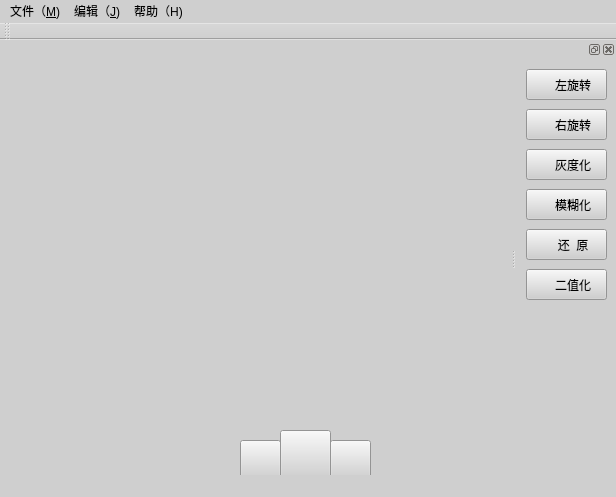
<?xml version="1.0" encoding="UTF-8"?>
<ui version="4.0">
 <class>MainWindow</class>
 <widget class="QMainWindow" name="MainWindow">
  <property name="geometry">
   <rect>
    <x>0</x>
    <y>0</y>
    <width>616</width>
    <height>497</height>
   </rect>
  </property>
  <property name="windowTitle">
   <string>MainWindow</string>
  </property>
  <property name="layoutDirection">
   <enum>Qt::LeftToRight</enum>
  </property>
  <property name="styleSheet">
   <string notr="true">background-color: rgb(207, 207, 207);</string>
  </property>
  <widget class="QWidget" name="centralWidget">
   <widget class="QPushButton" name="pushButton_open">
    <property name="geometry">
     <rect>
      <x>0</x>
      <y>0</y>
      <width>31</width>
      <height>31</height>
     </rect>
    </property>
    <property name="cursor">
     <cursorShape>PointingHandCursor</cursorShape>
    </property>
    <property name="focusPolicy">
     <enum>Qt::NoFocus</enum>
    </property>
    <property name="toolTip">
     <string>打开</string>
    </property>
    <property name="styleSheet">
     <string notr="true">QPushButton{
	background-color: rgb(207, 207, 207);
    border-style:outset;
    border-color: rgba(255, 255, 255, 30);
    font:bold 14px;
    color: rgba(0, 0, 0, 100);
    padding: 6px;}
QPushButton:hover{
	background-color: rgb(255, 255, 127);
	border-color: rgba(255, 255, 255, 200);
    color: rgba(0, 0, 0, 200);}
QPushButton:pressed{
    background-color: rgb(255, 255, 255);
	border-color: rgba(255, 255, 255, 30);
    border-style:insert;
	color: rgba(0, 0, 0, 100);}</string>
    </property>
    <property name="text">
     <string/>
    </property>
    <property name="icon">
     <iconset resource="images.qrc">
      <normaloff>:/pictur/resizeApi (29).png</normaloff>:/pictur/resizeApi (29).png</iconset>
    </property>
    <property name="checkable">
     <bool>false</bool>
    </property>
    <property name="autoExclusive">
     <bool>false</bool>
    </property>
   </widget>
   <widget class="QPushButton" name="pushButton_vague">
    <property name="geometry">
     <rect>
      <x>120</x>
      <y>0</y>
      <width>31</width>
      <height>31</height>
     </rect>
    </property>
    <property name="cursor">
     <cursorShape>OpenHandCursor</cursorShape>
    </property>
    <property name="toolTip">
     <string>模糊化</string>
    </property>
    <property name="styleSheet">
     <string notr="true">QPushButton{
	background-color: rgb(207, 207, 207);
    border-style:outset;
    border-color: rgba(255, 255, 255, 30);
    font:bold 14px;
    color: rgba(0, 0, 0, 100);
    padding: 6px;}
QPushButton:hover{
	background-color: rgb(255, 255, 127);
	border-color: rgba(255, 255, 255, 200);
    color: rgba(0, 0, 0, 200);}
QPushButton:pressed{
	background-color: rgba(255,255,255,255);
	border-color: rgba(255, 255, 255, 30);
    border-style:insert;
	color: rgba(0, 0, 0, 100);}</string>
    </property>
    <property name="text">
     <string/>
    </property>
    <property name="icon">
     <iconset resource="images.qrc">
      <normaloff>:/pictur/resizeApi (27).png</normaloff>:/pictur/resizeApi (27).png</iconset>
    </property>
    <property name="checkable">
     <bool>false</bool>
    </property>
    <property name="autoExclusive">
     <bool>false</bool>
    </property>
   </widget>
   <widget class="QPushButton" name="pushButton_pale">
    <property name="geometry">
     <rect>
      <x>150</x>
      <y>0</y>
      <width>31</width>
      <height>31</height>
     </rect>
    </property>
    <property name="cursor">
     <cursorShape>OpenHandCursor</cursorShape>
    </property>
    <property name="mouseTracking">
     <bool>true</bool>
    </property>
    <property name="toolTip">
     <string>灰度化</string>
    </property>
    <property name="layoutDirection">
     <enum>Qt::LeftToRight</enum>
    </property>
    <property name="styleSheet">
     <string notr="true">QPushButton{
	background-color: rgb(207, 207, 207);
    border-style:outset;
    border-color: rgba(255, 255, 255, 30);
    font:bold 14px;
    color: rgba(0, 0, 0, 100);
    padding: 6px;}
QPushButton:hover{
	background-color: rgb(255, 255, 127);
	border-color: rgba(255, 255, 255, 200);
    color: rgba(0, 0, 0, 200);}
QPushButton:pressed{
	background-color: rgba(255,255,255,255);
	border-color: rgba(255, 255, 255, 30);
    border-style:insert;
	color: rgba(0, 0, 0, 100);}</string>
    </property>
    <property name="text">
     <string/>
    </property>
    <property name="icon">
     <iconset resource="images.qrc">
      <normaloff>:/pictur/resizeApi (28).png</normaloff>:/pictur/resizeApi (28).png</iconset>
    </property>
    <property name="checkable">
     <bool>false</bool>
    </property>
    <property name="autoExclusive">
     <bool>false</bool>
    </property>
   </widget>
   <widget class="QPushButton" name="pushButton_origin">
    <property name="geometry">
     <rect>
      <x>180</x>
      <y>0</y>
      <width>31</width>
      <height>31</height>
     </rect>
    </property>
    <property name="cursor">
     <cursorShape>OpenHandCursor</cursorShape>
    </property>
    <property name="toolTip">
     <string>还原</string>
    </property>
    <property name="styleSheet">
     <string notr="true">QPushButton{
	background-color: rgb(207, 207, 207);
    border-style:outset;;
    border-color: rgba(255, 255, 255, 30);
    font:bold 14px;
    color: rgba(0, 0, 0, 100);
    padding: 6px;}
QPushButton:hover{
	background-color: rgb(255, 255, 127);
	border-color: rgba(255, 255, 255, 200);
    color: rgba(0, 0, 0, 200);}
QPushButton:pressed{
	background-color: rgba(255,255,255,255);
	border-color: rgba(255, 255, 255, 30);
    border-style:insert;
	color: rgba(0, 0, 0, 100);}</string>
    </property>
    <property name="text">
     <string/>
    </property>
    <property name="icon">
     <iconset resource="images.qrc">
      <normaloff>:/pictur/resizeApi (26).png</normaloff>:/pictur/resizeApi (26).png</iconset>
    </property>
    <property name="checkable">
     <bool>false</bool>
    </property>
    <property name="autoExclusive">
     <bool>false</bool>
    </property>
   </widget>
   <widget class="QPushButton" name="pushButton_save">
    <property name="geometry">
     <rect>
      <x>30</x>
      <y>0</y>
      <width>31</width>
      <height>31</height>
     </rect>
    </property>
    <property name="cursor">
     <cursorShape>OpenHandCursor</cursorShape>
    </property>
    <property name="toolTip">
     <string>保存</string>
    </property>
    <property name="styleSheet">
     <string notr="true">QPushButton{
	background-color: rgb(207, 207, 207);
    border-style:outset;
    border-color: rgba(255, 255, 255, 30);
    font:bold 14px;
    color: rgba(0, 0, 0, 100);
    padding: 6px;}
QPushButton:hover{
	background-color: rgb(255, 255, 127);
	border-color: rgba(255, 255, 255, 200);
    color: rgba(0, 0, 0, 200);}
QPushButton:pressed{
    background-color: rgb(255, 255, 255);
	border-color: rgba(255, 255, 255, 30);
    border-style:insert;
	color: rgba(0, 0, 0, 100);}</string>
    </property>
    <property name="text">
     <string/>
    </property>
    <property name="icon">
     <iconset resource="images.qrc">
      <normaloff>:/pictur/resizeApi (30).png</normaloff>:/pictur/resizeApi (30).png</iconset>
    </property>
    <property name="checkable">
     <bool>false</bool>
    </property>
    <property name="autoExclusive">
     <bool>false</bool>
    </property>
   </widget>
   <widget class="QPushButton" name="text">
    <property name="geometry">
     <rect>
      <x>220</x>
      <y>0</y>
      <width>391</width>
      <height>31</height>
     </rect>
    </property>
    <property name="styleSheet">
     <string notr="true">QPushButton{
	background-color: rgb(207, 207, 207);
    border-style:outset;
    border-color: rgba(255, 255, 255, 30);
    font:bold 14px;
    color: rgba(0, 0, 0, 100);
    padding: 6px;}
</string>
    </property>
    <property name="text">
     <string/>
    </property>
   </widget>
   <widget class="QLabel" name="label">
    <property name="geometry">
     <rect>
      <x>20</x>
      <y>50</y>
      <width>611</width>
      <height>361</height>
     </rect>
    </property>
    <property name="text">
     <string/>
    </property>
   </widget>
   <widget class="QPushButton" name="pushButton_leftrevolve">
    <property name="geometry">
     <rect>
      <x>60</x>
      <y>0</y>
      <width>31</width>
      <height>31</height>
     </rect>
    </property>
    <property name="cursor">
     <cursorShape>OpenHandCursor</cursorShape>
    </property>
    <property name="toolTip">
     <string>左旋转</string>
    </property>
    <property name="styleSheet">
     <string notr="true">QPushButton{
	background-color: rgb(207, 207, 207);
    border-style:outset;
    border-color: rgba(255, 255, 255, 30);
    font:bold 14px;
    color: rgba(0, 0, 0, 100);
    padding: 6px;}
QPushButton:hover{
	background-color: rgb(255, 255, 127);
	border-color: rgba(255, 255, 255, 200);
    color: rgba(0, 0, 0, 200);}
QPushButton:pressed{
    background-color: rgb(255, 255, 255);
	border-color: rgba(255, 255, 255, 30);
    border-style:insert;
	color: rgba(0, 0, 0, 100);}</string>
    </property>
    <property name="text">
     <string/>
    </property>
    <property name="icon">
     <iconset resource="images.qrc">
      <normaloff>:/pictur/resizeApi (39).png</normaloff>:/pictur/resizeApi (39).png</iconset>
    </property>
    <property name="checkable">
     <bool>false</bool>
    </property>
    <property name="autoExclusive">
     <bool>false</bool>
    </property>
   </widget>
   <widget class="QPushButton" name="pushButton_rightrevolve">
    <property name="geometry">
     <rect>
      <x>90</x>
      <y>0</y>
      <width>31</width>
      <height>31</height>
     </rect>
    </property>
    <property name="cursor">
     <cursorShape>OpenHandCursor</cursorShape>
    </property>
    <property name="toolTip">
     <string>右旋转</string>
    </property>
    <property name="styleSheet">
     <string notr="true">QPushButton{
	background-color: rgb(207, 207, 207);
    border-style:outset;;
    border-color: rgba(255, 255, 255, 30);
    font:bold 14px;
    color: rgba(0, 0, 0, 100);
    padding: 6px;}
QPushButton:hover{
	background-color: rgb(255, 255, 127);
	border-color: rgba(255, 255, 255, 200);
    color: rgba(0, 0, 0, 200);}
QPushButton:pressed{
	background-color: rgba(255,255,255,255);
	border-color: rgba(255, 255, 255, 30);
    border-style:insert;
	color: rgba(0, 0, 0, 100);}</string>
    </property>
    <property name="text">
     <string/>
    </property>
    <property name="icon">
     <iconset resource="images.qrc">
      <normaloff>:/pictur/resizeApi (39)1.png</normaloff>:/pictur/resizeApi (39)1.png</iconset>
    </property>
    <property name="checkable">
     <bool>false</bool>
    </property>
    <property name="autoExclusive">
     <bool>false</bool>
    </property>
   </widget>
   <widget class="QPushButton" name="pushButton_last">
    <property name="geometry">
     <rect>
      <x>-10</x>
      <y>190</y>
      <width>71</width>
      <height>71</height>
     </rect>
    </property>
    <property name="focusPolicy">
     <enum>Qt::NoFocus</enum>
    </property>
    <property name="styleSheet">
     <string notr="true">QPushButton:hover{	
	background-image: url(:/pictur/resizeApi (47).png);
}
QPushButton:pressed{
background:transparent}
	
	</string>
    </property>
    <property name="text">
     <string/>
    </property>
    <property name="flat">
     <bool>true</bool>
    </property>
   </widget>
   <widget class="QProgressBar" name="progressBar">
    <property name="geometry">
     <rect>
      <x>500</x>
      <y>0</y>
      <width>118</width>
      <height>31</height>
     </rect>
    </property>
    <property name="value">
     <number>24</number>
    </property>
   </widget>
   <widget class="QLabel" name="label_2">
    <property name="geometry">
     <rect>
      <x>490</x>
      <y>0</y>
      <width>101</width>
      <height>31</height>
     </rect>
    </property>
    <property name="text">
     <string/>
    </property>
   </widget>
   <widget class="QPushButton" name="pushButton_left">
    <property name="geometry">
     <rect>
      <x>240</x>
      <y>400</y>
      <width>41</width>
      <height>41</height>
     </rect>
    </property>
    <property name="cursor">
     <cursorShape>OpenHandCursor</cursorShape>
    </property>
    <property name="styleSheet">
     <string notr="true">QPushButton{

border-image: url(:/pictur/resizeApi (43)2.png);}
QPushButton:hover{
		border-image: url(:/pictur/resizeApi (43).png);}
QPushButton:pressed{
	border-image: url(:/pictur/resizeApi (43)1.png);}</string>
    </property>
    <property name="text">
     <string/>
    </property>
   </widget>
   <widget class="QPushButton" name="pushButton_right">
    <property name="geometry">
     <rect>
      <x>330</x>
      <y>400</y>
      <width>41</width>
      <height>41</height>
     </rect>
    </property>
    <property name="cursor">
     <cursorShape>OpenHandCursor</cursorShape>
    </property>
    <property name="styleSheet">
     <string notr="true">QPushButton{

border-image: url(:/pictur/resizeApi (44)2.png);}
QPushButton:hover{
		border-image: url(:/pictur/resizeApi (44).png);}
QPushButton:pressed{
	border-image: url(:/pictur/resizeApi (44)1.png);}</string>
    </property>
    <property name="text">
     <string/>
    </property>
   </widget>
   <widget class="QPushButton" name="pushButton_start">
    <property name="geometry">
     <rect>
      <x>280</x>
      <y>390</y>
      <width>51</width>
      <height>51</height>
     </rect>
    </property>
    <property name="cursor">
     <cursorShape>OpenHandCursor</cursorShape>
    </property>
    <property name="styleSheet">
     <string notr="true">QPushButton{

border-image: url(:/pictur/resizeApi (45)2.png);}
QPushButton:hover{
		border-image: url(:/pictur/resizeApi (45).png);}
QPushButton:pressed{
	border-image: url(:/pictur/resizeApi (45)1.png);}</string>
    </property>
    <property name="text">
     <string/>
    </property>
   </widget>
   <widget class="QPushButton" name="pushButton">
    <property name="geometry">
     <rect>
      <x>550</x>
      <y>190</y>
      <width>71</width>
      <height>71</height>
     </rect>
    </property>
    <property name="focusPolicy">
     <enum>Qt::NoFocus</enum>
    </property>
    <property name="styleSheet">
     <string notr="true">
QPushButton:hover{
background-image: url(:/pictur/resizeApi (46).png);}
QPushButton:pressed{
background:transparent}

</string>
    </property>
    <property name="text">
     <string/>
    </property>
    <property name="flat">
     <bool>true</bool>
    </property>
   </widget>
   <zorder>label</zorder>
   <zorder>pushButton_open</zorder>
   <zorder>pushButton_vague</zorder>
   <zorder>pushButton_pale</zorder>
   <zorder>pushButton_origin</zorder>
   <zorder>pushButton_save</zorder>
   <zorder>text</zorder>
   <zorder>pushButton_leftrevolve</zorder>
   <zorder>pushButton_rightrevolve</zorder>
   <zorder>pushButton_last</zorder>
   <zorder>progressBar</zorder>
   <zorder>label_2</zorder>
   <zorder>pushButton_left</zorder>
   <zorder>pushButton_right</zorder>
   <zorder>pushButton_start</zorder>
   <zorder>pushButton</zorder>
  </widget>
  <widget class="QMenuBar" name="menuBar">
   <property name="geometry">
    <rect>
     <x>0</x>
     <y>0</y>
     <width>616</width>
     <height>23</height>
    </rect>
   </property>
   <widget class="QMenu" name="menu_M">
    <property name="title">
     <string>文件（&amp;M)</string>
    </property>
    <addaction name="action_O"/>
    <addaction name="action_last"/>
    <addaction name="action_next"/>
    <addaction name="action"/>
   </widget>
   <widget class="QMenu" name="menu_J">
    <property name="title">
     <string>编辑（&amp;J)</string>
    </property>
    <addaction name="action_liftrevolve"/>
    <addaction name="action_rightrevolve"/>
    <addaction name="action_vague"/>
    <addaction name="action_pale"/>
    <addaction name="action_return"/>
   </widget>
   <widget class="QMenu" name="menu_H">
    <property name="title">
     <string>帮助（H)</string>
    </property>
    <addaction name="actionMaker"/>
   </widget>
   <addaction name="menu_M"/>
   <addaction name="menu_J"/>
   <addaction name="menu_H"/>
  </widget>
  <widget class="QToolBar" name="mainToolBar">
   <attribute name="toolBarArea">
    <enum>TopToolBarArea</enum>
   </attribute>
   <attribute name="toolBarBreak">
    <bool>false</bool>
   </attribute>
  </widget>
  <widget class="QStatusBar" name="statusBar">
   <property name="styleSheet">
    <string notr="true">background-color: rgb(207, 207, 207);</string>
   </property>
  </widget>
  <widget class="QDockWidget" name="dockWidget">
   <property name="minimumSize">
    <size>
     <width>100</width>
     <height>38</height>
    </size>
   </property>
   <property name="styleSheet">
    <string notr="true">
	background-image: url(:/pictur/2813289_084938456152_2.jpg);</string>
   </property>
   <attribute name="dockWidgetArea">
    <number>2</number>
   </attribute>
   <widget class="QWidget" name="dockWidgetContents">
    <widget class="QPushButton" name="pushButton_2">
     <property name="geometry">
      <rect>
       <x>10</x>
       <y>10</y>
       <width>81</width>
       <height>31</height>
      </rect>
     </property>
     <property name="cursor">
      <cursorShape>OpenHandCursor</cursorShape>
     </property>
     <property name="styleSheet">
      <string notr="true">QPushButton{
border-image: url(:/pictur/resizeApi (49).png);
	font: 75 10pt &quot;新宋体&quot;;}
QPushButton:hover{
		}
QPushButton:pressed{
	
	border-image: url(:/pictur/resizeApi (49)1.png);}</string>
     </property>
     <property name="text">
      <string>    左旋转</string>
     </property>
    </widget>
    <widget class="QPushButton" name="pushButton_3">
     <property name="geometry">
      <rect>
       <x>10</x>
       <y>50</y>
       <width>81</width>
       <height>31</height>
      </rect>
     </property>
     <property name="cursor">
      <cursorShape>OpenHandCursor</cursorShape>
     </property>
     <property name="styleSheet">
      <string notr="true">QPushButton{
border-image: url(:/pictur/resizeApi (49).png);
	font: 75 10pt &quot;新宋体&quot;;}
QPushButton:hover{
		}
QPushButton:pressed{
	
	border-image: url(:/pictur/resizeApi (49)1.png);}</string>
     </property>
     <property name="text">
      <string>    右旋转</string>
     </property>
    </widget>
    <widget class="QPushButton" name="pushButton_4">
     <property name="geometry">
      <rect>
       <x>10</x>
       <y>90</y>
       <width>81</width>
       <height>31</height>
      </rect>
     </property>
     <property name="cursor">
      <cursorShape>OpenHandCursor</cursorShape>
     </property>
     <property name="styleSheet">
      <string notr="true">QPushButton{
border-image: url(:/pictur/resizeApi (49).png);
	font: 75 10pt &quot;新宋体&quot;;}
QPushButton:hover{
		}
QPushButton:pressed{
	
	border-image: url(:/pictur/resizeApi (49)1.png);}</string>
     </property>
     <property name="text">
      <string>    灰度化</string>
     </property>
    </widget>
    <widget class="QPushButton" name="pushButton_5">
     <property name="geometry">
      <rect>
       <x>10</x>
       <y>130</y>
       <width>81</width>
       <height>31</height>
      </rect>
     </property>
     <property name="cursor">
      <cursorShape>OpenHandCursor</cursorShape>
     </property>
     <property name="styleSheet">
      <string notr="true">QPushButton{
border-image: url(:/pictur/resizeApi (49).png);
	font: 75 10pt &quot;新宋体&quot;;}
QPushButton:hover{
		}
QPushButton:pressed{
	
	border-image: url(:/pictur/resizeApi (49)1.png);}</string>
     </property>
     <property name="text">
      <string>    模糊化</string>
     </property>
    </widget>
    <widget class="QPushButton" name="pushButton_6">
     <property name="geometry">
      <rect>
       <x>10</x>
       <y>170</y>
       <width>81</width>
       <height>31</height>
      </rect>
     </property>
     <property name="cursor">
      <cursorShape>OpenHandCursor</cursorShape>
     </property>
     <property name="styleSheet">
      <string notr="true">QPushButton{
border-image: url(:/pictur/resizeApi (49).png);
	font: 75 10pt &quot;新宋体&quot;;}
QPushButton:hover{
		}
QPushButton:pressed{
	
	border-image: url(:/pictur/resizeApi (49)1.png);}</string>
     </property>
     <property name="text">
      <string>    还  原</string>
     </property>
    </widget>
    <widget class="QPushButton" name="pushButton_7">
     <property name="geometry">
      <rect>
       <x>10</x>
       <y>210</y>
       <width>81</width>
       <height>31</height>
      </rect>
     </property>
     <property name="cursor">
      <cursorShape>OpenHandCursor</cursorShape>
     </property>
     <property name="styleSheet">
      <string notr="true">QPushButton{
border-image: url(:/pictur/resizeApi (49).png);
	font: 75 10pt &quot;新宋体&quot;;}
QPushButton:hover{
		}
QPushButton:pressed{
	
	border-image: url(:/pictur/resizeApi (49)1.png);}</string>
     </property>
     <property name="text">
      <string>    二值化</string>
     </property>
    </widget>
   </widget>
  </widget>
  <action name="action_O">
   <property name="icon">
    <iconset resource="images.qrc">
     <normaloff>:/pictur/resizeApi (29).png</normaloff>:/pictur/resizeApi (29).png</iconset>
   </property>
   <property name="text">
    <string>打   开</string>
   </property>
   <property name="shortcut">
    <string>Ctrl+O</string>
   </property>
  </action>
  <action name="action_last">
   <property name="icon">
    <iconset resource="images.qrc">
     <normaloff>:/pictur/resizeApi (47).png</normaloff>:/pictur/resizeApi (47).png</iconset>
   </property>
   <property name="text">
    <string>上一张</string>
   </property>
   <property name="shortcut">
    <string>Ctrl+Left</string>
   </property>
  </action>
  <action name="action_next">
   <property name="icon">
    <iconset resource="images.qrc">
     <normaloff>:/pictur/resizeApi (46).png</normaloff>:/pictur/resizeApi (46).png</iconset>
   </property>
   <property name="text">
    <string>下一张</string>
   </property>
   <property name="shortcut">
    <string>Ctrl+Right</string>
   </property>
  </action>
  <action name="actionMaker">
   <property name="icon">
    <iconset resource="images.qrc">
     <normaloff>:/pictur/my.ico</normaloff>:/pictur/my.ico</iconset>
   </property>
   <property name="text">
    <string>关于</string>
   </property>
  </action>
  <action name="action_pale">
   <property name="icon">
    <iconset resource="images.qrc">
     <normaloff>:/pictur/resizeApi (28).png</normaloff>:/pictur/resizeApi (28).png</iconset>
   </property>
   <property name="text">
    <string>灰度化</string>
   </property>
   <property name="shortcut">
    <string>Ctrl+P</string>
   </property>
  </action>
  <action name="action_vague">
   <property name="icon">
    <iconset resource="images.qrc">
     <normaloff>:/pictur/resizeApi (27).png</normaloff>:/pictur/resizeApi (27).png</iconset>
   </property>
   <property name="text">
    <string>模糊化</string>
   </property>
   <property name="shortcut">
    <string>Ctrl+V</string>
   </property>
  </action>
  <action name="action_return">
   <property name="icon">
    <iconset resource="images.qrc">
     <normaloff>:/pictur/resizeApi (26).png</normaloff>:/pictur/resizeApi (26).png</iconset>
   </property>
   <property name="text">
    <string>还   原</string>
   </property>
   <property name="shortcut">
    <string>Ctrl+R</string>
   </property>
  </action>
  <action name="action_liftrevolve">
   <property name="icon">
    <iconset resource="images.qrc">
     <normaloff>:/pictur/resizeApi (39).png</normaloff>:/pictur/resizeApi (39).png</iconset>
   </property>
   <property name="text">
    <string>左旋转</string>
   </property>
   <property name="shortcut">
    <string>Alt+,</string>
   </property>
  </action>
  <action name="action_rightrevolve">
   <property name="icon">
    <iconset resource="images.qrc">
     <normaloff>:/pictur/resizeApi (39)1.png</normaloff>:/pictur/resizeApi (39)1.png</iconset>
   </property>
   <property name="text">
    <string>右旋转</string>
   </property>
   <property name="shortcut">
    <string>Alt+.</string>
   </property>
  </action>
  <action name="action">
   <property name="icon">
    <iconset resource="images.qrc">
     <normaloff>:/pictur/q.png</normaloff>:/pictur/q.png</iconset>
   </property>
   <property name="text">
    <string>工具箱</string>
   </property>
  </action>
 </widget>
 <layoutdefault spacing="6" margin="11"/>
 <resources>
  <include location="images.qrc"/>
 </resources>
 <connections/>
</ui>
